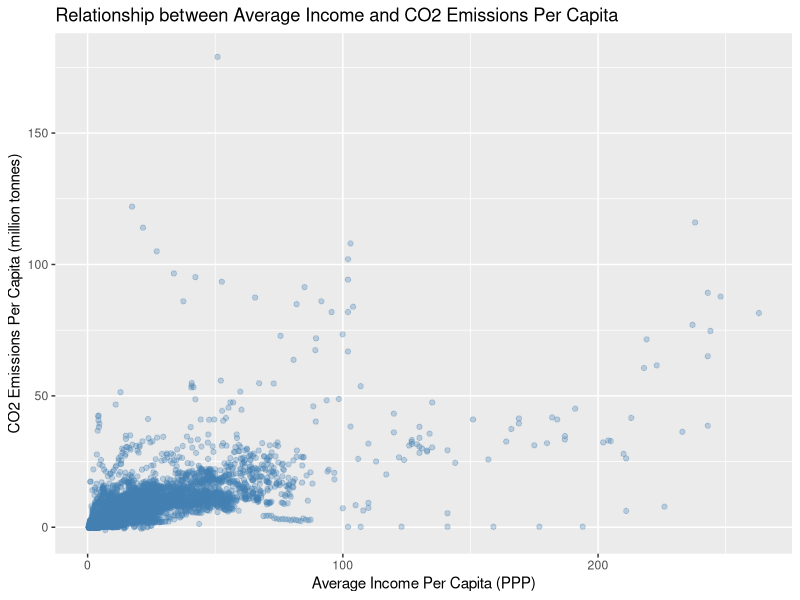
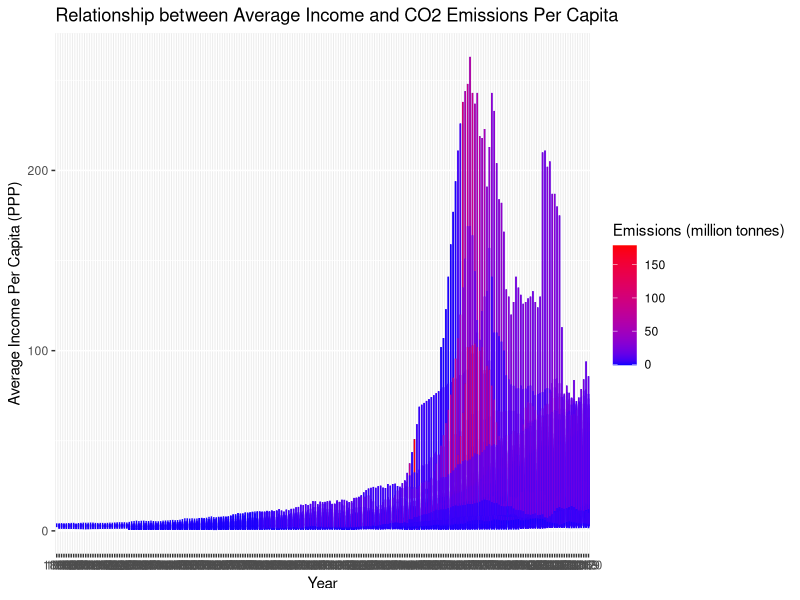

These figures' R source, in order:
## ---- chunk 1
library(tidyverse)
options(scipen = 999)
co2 <- read_csv("co2.csv")
ipp <- read_csv("ipp.csv")
## ---- chunk 2
clean_init_repeats <- function(df) {
  for (i in 1:nrow(df)) {
    row <- df[i,]
    for (j in 2:(length(row)- 1)) {
      if (row[j] == row[j + 1]) {
        row[j] <- NA
      } else {
        break;
      }
    }
    
    df[i,] <- row
  }
  
  return(df)
}

co2 <- co2 %>%
  clean_init_repeats()

## ---- chunk 3
ipp <- ipp %>%
  clean_init_repeats()
## ---- chunk 4
co2_long <- co2 %>%
  mutate(across(`1800`:`2020`, 
                ~ as.numeric(str_replace(.x, "−", "-")))) %>%
  pivot_longer(cols = `1800`:`2020`,
               names_to = "year",
               values_to = "emissions")
## ---- chunk 5
ipp_long <- ipp %>%
   select(country:`2020`) %>%
   pivot_longer(cols = `1800`:`2020`,
               names_to = "year",
               values_to = "average_income_per_capita")
## ---- chunk 6
merged_data <- inner_join(co2_long, ipp_long, by = c("country", "year")) %>%
  drop_na()
## ---- chunk 7
merged_data |>
  ggplot(mapping = aes(x = average_income_per_capita, y = emissions)) +
  geom_point(alpha = 0.3, color = "steelblue") +
  labs(x = "Average Income Per Capita (PPP)", y = "CO2 Emissions Per Capita (million tonnes)", title = "Relationship between Average Income and CO2 Emissions Per Capita")
## ---- chunk 8
merged_data |>
  mutate(year = as.factor(year)) |>
  ggplot(mapping = aes(x = year, y = average_income_per_capita, color = emissions)) +
  geom_line() +
  labs(x = "Year", y = "Average Income Per Capita (PPP)", title = "Relationship between Average Income and CO2 Emissions Per Capita") +
  scale_color_gradient(low = "blue", high = "red", name = "Emissions (million tonnes)")
## ---- chunk 9
linear_data <- merged_data |>
  filter(year %in% c(1990: 2020)) |>
  group_by(country) |>
  summarize(average_emission = mean(emissions), average_income = mean(average_income_per_capita))
## ---- chunk 10
Model <- lm(emissions ~ average_income_per_capita, data = merged_data)
summary(Model)
## ---- chunk 11
#printing out the regression equation
coef <- coef(Model)
print(paste("The Regression Equation is: Emissions =", as.character(coef[1]), "+", as.character(coef[2]), "*average_income_per_capita"))
